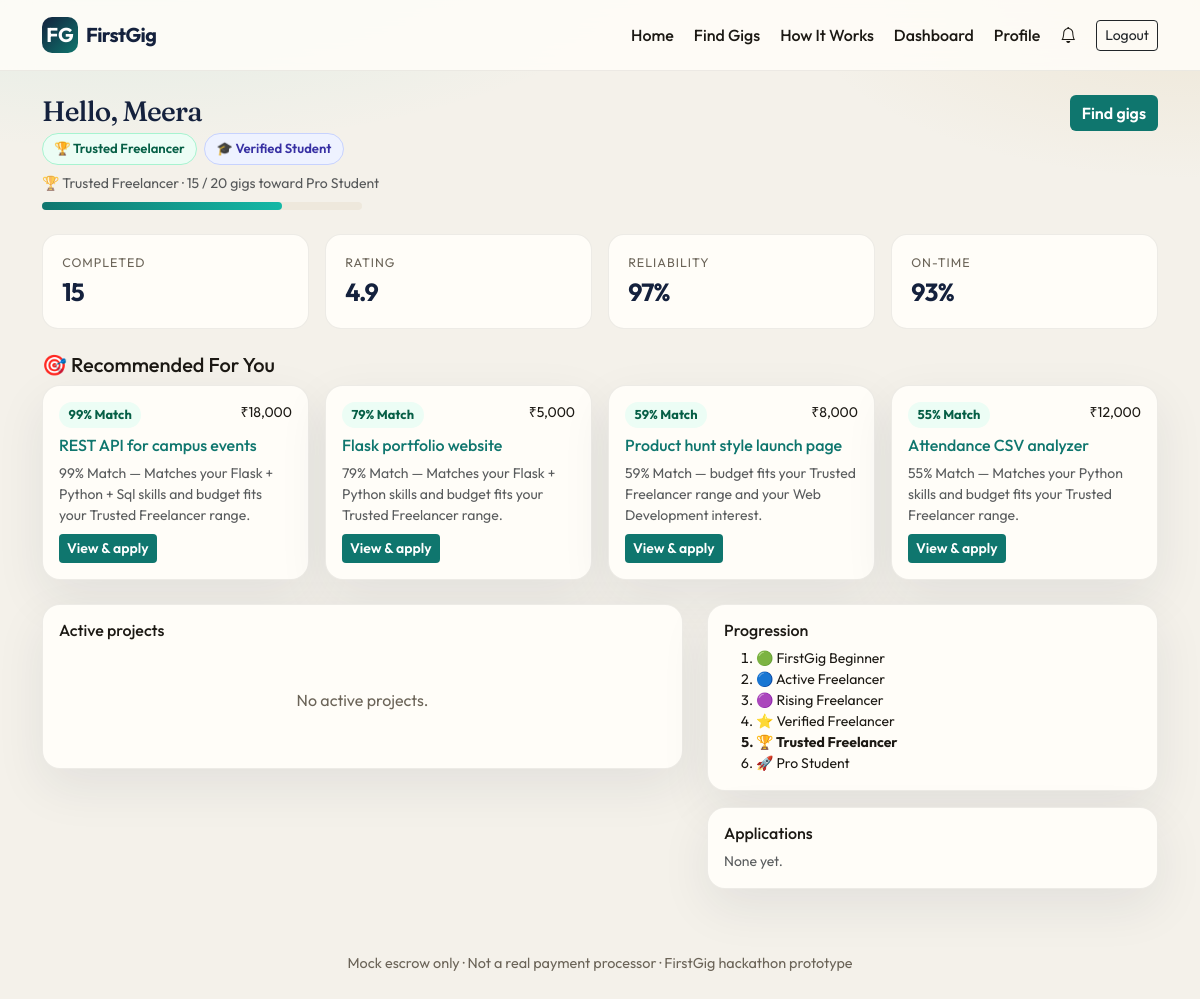
The app's page /dashboard (signed in) with its own data.
### FIRSTGIG/models.py (models this page shows, shortened)
class User(UserMixin, db.Model):
    __tablename__ = "users"
    id = db.Column(db.Integer, primary_key=True)
    name = db.Column(db.String(120), nullable=False)
    email = db.Column(db.String(180), unique=True, nullable=False, index=True)
    password_hash = db.Column(db.String(255), nullable=False)
    role = db.Column(db.String(20), nullable=False, index=True)  # student | client | admin
    is_active_account = db.Column(db.Boolean, default=True)
    created_at = db.Column(db.DateTime, default=datetime.utcnow)
    student_profile = db.relationship("StudentProfile", backref="user", uselist=False, cascade="all, delete-orphan")
    client_profile = db.relationship("ClientProfile", backref="user", uselist=False, cascade="all, delete-orphan")
    notifications = db.relationship("Notification", backref="user", lazy="dynamic", cascade="all, delete-orphan")
    def is_student(self):
        return self.role == "student"
    @property
    def is_active(self):
        return bool(self.is_active_account)

class StudentProfile(db.Model):
    __tablename__ = "student_profiles"
    id = db.Column(db.Integer, primary_key=True)
    user_id = db.Column(db.Integer, db.ForeignKey("users.id"), unique=True, nullable=False)
    college = db.Column(db.String(180), nullable=False)
    branch = db.Column(db.String(120), nullable=False)
    academic_year = db.Column(db.String(40), nullable=False)
    bio = db.Column(db.Text, default="")
    skills = db.Column(db.Text, default="")  # comma-separated
    interests = db.Column(db.Text, default="")
    college_email = db.Column(db.String(180))
    verification_code = db.Column(db.String(12))
    verified = db.Column(db.Boolean, default=False)
    avatar = db.Column(db.String(255))
    completed_gigs = db.Column(db.Integer, default=0)
    rating = db.Column(db.Float, default=0.0)
    reliability_score = db.Column(db.Float, default=70.0)
    on_time_percentage = db.Column(db.Float, default=100.0)
    dispute_count = db.Column(db.Integer, default=0)
    cancellation_count = db.Column(db.Integer, default=0)
    portfolio_items = db.relationship("Portfolio", backref="student", lazy="dynamic", cascade="all, delete-orphan")
    def skill_list(self):
        return [s.strip() for s in (self.skills or "").split(",") if s.strip()]
    def interest_list(self):
        return [s.strip() for s in (self.interests or "").split(",") if s.strip()]

class Gig(db.Model):
    __tablename__ = "gigs"
    id = db.Column(db.Integer, primary_key=True)
    client_id = db.Column(db.Integer, db.ForeignKey("users.id"), nullable=False)
    title = db.Column(db.String(200), nullable=False)
    description = db.Column(db.Text, nullable=False)
    category = db.Column(db.String(80), nullable=False)
    required_skills = db.Column(db.Text, default="")
    budget = db.Column(db.Integer, nullable=False)
    deadline = db.Column(db.Date, nullable=False)
    difficulty = db.Column(db.String(20), default="Beginner")  # Beginner | Intermediate | Advanced
    status = db.Column(db.String(30), default="OPEN")  # OPEN | APPLIED | ASSIGNED | CLOSED | REMOVED
    requirements = db.Column(db.Text, default="")
    milestone_count = db.Column(db.Integer, default=1)
    created_at = db.Column(db.DateTime, default=datetime.utcnow)
    client = db.relationship("User", foreign_keys=[client_id])
    applications = db.relationship("Application", backref="gig", lazy="dynamic", cascade="all, delete-orphan")
    project = db.relationship("Project", backref="gig", uselist=False)
    def skill_list(self):
        return [s.strip() for s in (self.required_skills or "").split(",") if s.strip()]

### FIRSTGIG/routes/student.py (the view)
@student_bp.route("/dashboard")
@login_required
@role_required("student")
def dashboard():
    profile = current_user.student_profile
    level = level_for_completed(profile.completed_gigs)
    recs = recommend_gigs(current_user, limit=4)
    my_apps = Application.query.filter_by(student_id=current_user.id).order_by(Application.created_at.desc()).limit(8).all()
    my_projects = Project.query.filter_by(student_id=current_user.id).order_by(Project.created_at.desc()).all()
    active = [p for p in my_projects if p.status in ("IN_PROGRESS", "ASSIGNED", "SUBMITTED", "OVERDUE", "DISPUTED")]
    return render_template(
        "student/dashboard.html",
        profile=profile,
        level=level,
        levels=LEVELS,
        recs=recs,
        applications=my_apps,
        projects=active,
        all_projects=my_projects,
    )

### FIRSTGIG/services/level_service.py (called while the page is built)
def level_for_completed(completed):
    completed = completed or 0
    for i, level in enumerate(LEVELS):
        if level["min"] <= completed <= level["max"]:
            nxt = LEVELS[i + 1] if i + 1 < len(LEVELS) else None
            toward = nxt["min"] if nxt else completed
            return {
                **level,
                "index": i,
                "completed": completed,
                "next_name": nxt["name"] if nxt else None,
                "next_icon": nxt["icon"] if nxt else None,
                "toward": toward,
                "progress_pct": 100 if not nxt else min(100, int((completed / toward) * 100) if toward else 100),
            }
    return {**LEVELS[-1], "index": len(LEVELS) - 1, "completed": completed, "next_name": None, "toward": completed, "progress_pct": 100}

def difficulty_for_level(level_key):
    mapping = {
        "beginner": "Beginner",
        "active": "Beginner",
        "rising": "Intermediate",
        "verified": "Intermediate",
        "trusted": "Advanced",
        "pro": "Advanced",
    }
    return mapping.get(level_key, "Beginner")

### FIRSTGIG/services/notify.py (called while the page is built)
def mark_overdue_projects():
    open_statuses = ("IN_PROGRESS", "ASSIGNED", "SUBMITTED")
    projects = Project.query.filter(Project.status.in_(open_statuses)).all()
    changed = 0
    for p in projects:
        if p.deadline and p.deadline < datetime.utcnow().date():
            if p.status != "OVERDUE":
                p.status = "OVERDUE"
                notify(p.student_id, f"Project #{p.id} is overdue.", f"/projects/{p.id}")
                notify(p.client_id, f"Project #{p.id} is overdue.", f"/projects/{p.id}")
                changed += 1
    if changed:
        db.session.commit()
    return changed

### FIRSTGIG/templates/student/dashboard.html (shortened to what this page needs)
{% extends "base.html" %}
{% block content %}
<div class="d-flex flex-wrap justify-content-between align-items-start mb-4">
  <div>
    <h1 class="page-title h3 mb-1">Hello, {{ current_user.name.split()[0] }}</h1>
    <span class="badge-level">{{ level.icon }} {{ level.name }}</span>
    {% if profile.verified %}<span class="badge-level badge-verified ms-1">🎓 Verified Student</span>{% else %}
      <a class="btn btn-sm btn-outline-warning ms-1" href="{{ url_for('auth.verify_college') }}">Verify college email</a>
    {% endif %}
    <p class="text-muted small mt-2 mb-0">
      {% if level.next_name %}{{ level.icon }} {{ level.name }} · {{ level.completed }} / {{ level.toward }} gigs toward {{ level.next_name }}{% else %}Max level reached.{% endif %}
    </p>
    <div class="progress-slim mt-2" style="max-width:320px"><div class="bar" style="width: {{ level.progress_pct }}%"></div></div>
  </div>
  <a class="btn btn-teal" href="{{ url_for('gigs.marketplace') }}">Find gigs</a>
</div>
<div class="row g-3 mb-4">
  <div class="col-6 col-md-3"><div class="stat-card"><div class="k">Completed</div><div class="v">{{ profile.completed_gigs }}</div></div></div>
  <div class="col-6 col-md-3"><div class="stat-card"><div class="k">Rating</div><div class="v">{% if profile.rating %}{{ '%.1f'|format(profile.rating) }}{% else %}—{% endif %}</div></div></div>
  <div class="col-6 col-md-3"><div class="stat-card"><div class="k">Reliability</div><div class="v">{{ '%.0f'|format(profile.reliability_score) }}%</div></div></div>
  <div class="col-6 col-md-3"><div class="stat-card"><div class="k">On-time</div><div class="v">{{ '%.0f'|format(profile.on_time_percentage) }}%</div></div></div>
</div>
<h2 class="h5">🎯 Recommended For You</h2>
<div class="row g-3 mb-4">
  {% for score, gig, expl in recs %}
  <div class="col-md-6 col-lg-3">
    <div class="card-fg p-3 h-100">
      <div class="d-flex justify-content-between"><span class="match-pill">{{ score }}% Match</span><span class="small">₹{{ "{:,}".format(gig.budget) }}</span></div>
      <h3 class="h6 mt-2"><a href="{{ url_for('gigs.detail', gig_id=gig.id) }}">{{ gig.title }}</a></h3>
      <p class="small text-muted mb-2">{{ expl }}</p>
      <a class="btn btn-sm btn-teal" href="{{ url_for('gigs.detail', gig_id=gig.id) }}">View & apply</a>
    </div>
  </div>
  {% endfor %}
</div>
<div class="row g-4">
  <div class="col-lg-7">
    <div class="card-fg p-3">
      <h2 class="h6">Active projects</h2>
      {% if not projects %}<p class="empty mb-0">No active projects.</p>{% endif %}
    </div>
  </div>
  <div class="col-lg-5">
    <div class="card-fg p-3 mb-3">
      <h2 class="h6">Progression</h2>
      <ol class="small mb-0">
        {% for lv in levels %}
          <li class="{% if lv.key == level.key %}fw-bold{% endif %}">{{ lv.icon }} {{ lv.name }}</li>
        {% endfor %}
      </ol>
    </div>
    <div class="card-fg p-3">
      <h2 class="h6">Applications</h2>
      {% if not applications %}<p class="small text-muted mb-0">None yet.</p>{% endif %}
    </div>
  </div>
</div>
{% endblock %}

### FIRSTGIG/static/css/style.css (style rules this page uses)
:root { --bg: #f4f1ea; --bg-2: #fffdf8; --ink: #1c1914; --muted: #6b6458; --line: rgba(28, 25, 20, 0.08); --teal: #0f766e; --teal-2: #14b8a6; --gold: #c4a35a; --navy: #14213d; --coral: #c45c26; --ok: #15803d; --warn: #b45309; --bad: #b91c1c; --shadow: 0 18px 50px rgba(20, 33, 61, 0.08); --radius: 18px; --font: "Outfit", system-ui, sans-serif; --serif: "Fraunces", Georgia, serif; }
* { box-sizing: border-box; }
html, body { margin: 0; padding: 0; }
body { font-family: var(--font); color: var(--ink); background: radial-gradient(1200px 500px at 10% -10%, rgba(20, 184, 166, 0.12), transparent 50%), radial-gradient(900px 400px at 100% 0%, rgba(196, 163, 90, 0.14), transparent 45%), var(--bg); min-height: 100vh; }
a { color: var(--teal); text-decoration: none; }
.btn-teal { background: var(--teal); color: #fff; border: 0; font-weight: 600; }
.card-fg { background: var(--bg-2); border: 1px solid var(--line); border-radius: var(--radius); box-shadow: var(--shadow); }
.stat-card { padding: 1.15rem 1.2rem; border-radius: 16px; background: var(--bg-2); border: 1px solid var(--line); }
.stat-card .k { font-size: 0.78rem; color: var(--muted); text-transform: uppercase; letter-spacing: 0.08em; }
.stat-card .v { font-size: 1.55rem; font-weight: 700; letter-spacing: -0.03em; color: var(--navy); }
.badge-level { display: inline-flex; align-items: center; gap: 0.35rem; padding: 0.35rem 0.7rem; border-radius: 999px; font-weight: 600; font-size: 0.82rem; background: #ecfdf5; color: #065f46; border: 1px solid #a7f3d0; }
.badge-verified { background: #eef2ff; color: #3730a3; border: 1px solid #c7d2fe; }
.progress-slim { height: 8px; border-radius: 99px; background: #eee8dc; }
.progress-slim .bar { height: 100%; border-radius: 99px; background: linear-gradient(90deg, var(--teal), var(--teal-2)); }
.empty { text-align: center; padding: 2.5rem 1rem; color: var(--muted); }
.match-pill { background: #ecfdf5; color: #065f46; font-weight: 700; border-radius: 999px; padding: 0.2rem 0.6rem; font-size: 0.8rem; }
.page-title { font-family: var(--serif); letter-spacing: -0.03em; color: var(--navy); }

### records on screen
User: name "Meera"
StudentProfile: completed_gigs "15", rating "4.9", reliability_score "97", on_time_percentage "93"
Gig: score "99", budget "18,000", title "REST API for campus events", expl "99% Match — Matches your Flask + Python + Sql skills and budget fits your Trusted Freelancer range."
Gig: score "79", budget "5,000", title "Flask portfolio website", expl "79% Match — Matches your Flask + Python skills and budget fits your Trusted Freelancer range."
Gig: score "59", budget "8,000", title "Product hunt style launch page", expl "59% Match — budget fits your Trusted Freelancer range and your Web Development interest."
Gig: score "55", budget "12,000", title "Attendance CSV analyzer", expl "55% Match — Matches your Python skills and budget fits your Trusted Freelancer range."

### other values on screen
{{ level.icon }} "🏆"
{{ level.name }} "Trusted Freelancer"
{{ level.completed }} "15"
{{ level.toward }} "20"
{{ level.next_name }} "Pro Student"
{{ lv.icon }} "🟢" "🔵" "🟣" "⭐" "🏆" "🚀"
{{ lv.name }} "FirstGig Beginner" "Active Freelancer" "Rising Freelancer" "Verified Freelancer" "Trusted Freelancer" "Pro Student"
